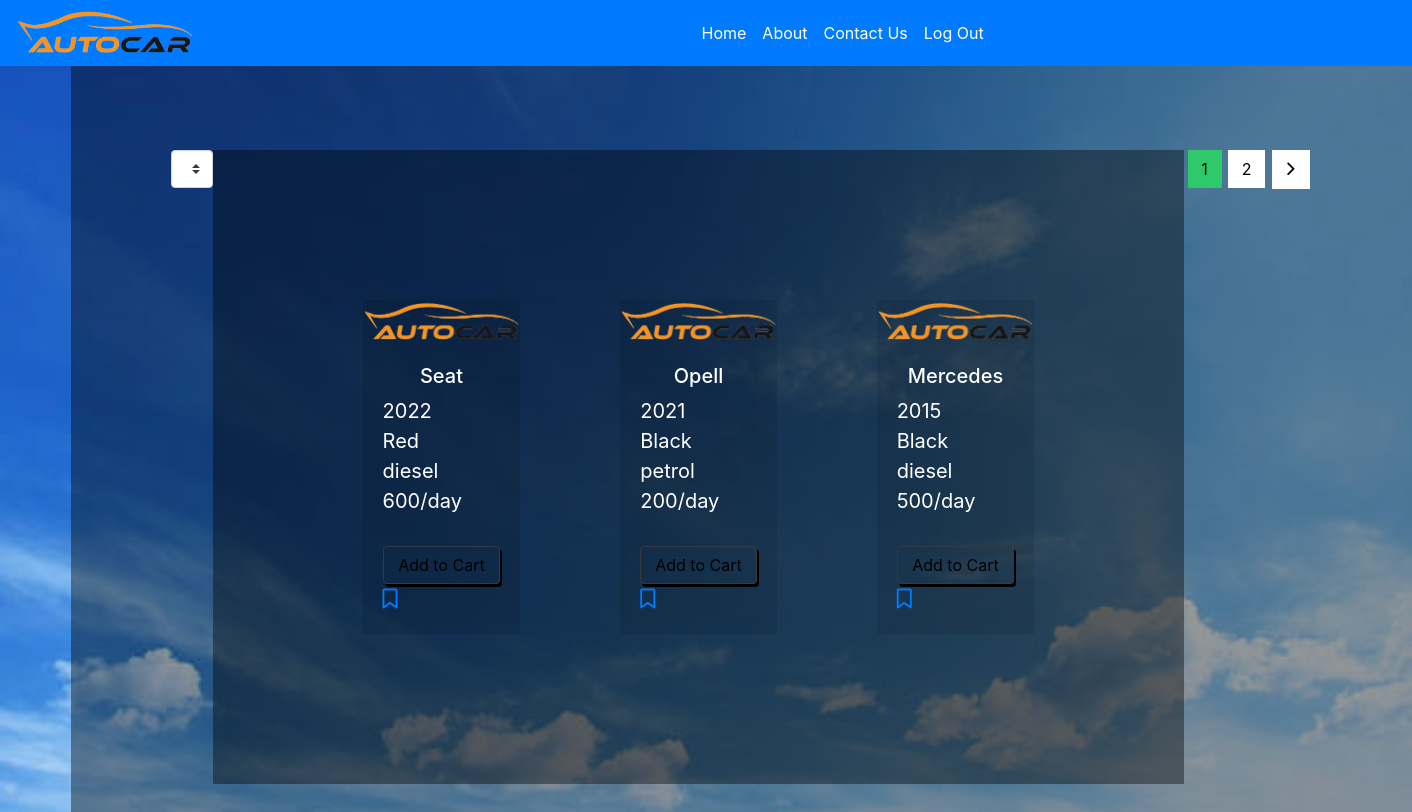
Screenshot of /user (signed in) with the database file from the repository.
### Solo_App/models.py (models this page shows)
class Car(models.Model):
    name = models.CharField(max_length=255)
    model = models.CharField(max_length=255)
    color = models.CharField(max_length=255)
    fuelType = models.CharField(max_length=255)
    price = models.IntegerField()
    rent_days = models.IntegerField(default=0)
    available = models.BooleanField(default=True)
    bookmarked = models.ManyToManyField(User,related_name="bookmarked")
    user = models.ForeignKey(User, related_name="users", on_delete = models.CASCADE)
    created_at = models.DateTimeField(auto_now_add=True)
    updated_at = models.DateTimeField(auto_now=True)
    objects = UserManager()

### Solo_App/views.py (the view)
# urls.py: path('user', views.user),
def user(request):
    user = User.objects.get(id=request.session['user_id'] )
    cars = Car.objects.all()
    p = Paginator(cars, 3)
    page = request.GET.get('page')
    cars = p.get_page(page)
    bookmarked = user.bookmarked.all()
    context = {
        'username' : user,
        'cars': cars,
        'bookmarked': bookmarked,
    }
    return render(request, 'user.html', context)

### Solo_App/templates/user.html (shortened to what this page needs)
    <!DOCTYPE html>
    <html lang="en">
    <head>
      {% load static %}
      <link rel="stylesheet" href="https://maxcdn.bootstrapcdn.com/bootstrap/4.5.2/css/bootstrap.min.css">
      <link href="{% static 'lib/ionicons/css/ionicons.min.css' %}" rel="stylesheet">
      <link href="{% static 'lib/ionicons/css/ionicons.css' %}" rel="stylesheet">
      <link rel="stylesheet" type="text/css" href="{% static 'css/user.css' %}">
    </head>
    <body>
      <nav id="navb" class="navbar navbar-expand-lg navbar-light bg-primary ">
        <img  src="../static/img/Logo1.png" alt="">
        <div class="collapse navbar-collapse " id="navbarNav">
          <ul class="navbar-nav">
            <li class="nav-item">
              <a class="nav-link text-white" href="/">Home</a>
            </li>
            <li class="nav-item">
              <a class="nav-link text-white" href="/">About</a>
            </li>
            <li class="nav-item">
              <a class="nav-link text-white" href="/">Contact Us</a>
            </li>
            <li class="nav-item">
              <a class="nav-link text-white" href="/logout">Log Out</a>
            </li>
          </ul>
        </div>
      </nav>
      <div class="body">
        <div class="grid-container">
          <div class="grid-option">
            <form>
              <select class="custom-select" id="sort">
                <option value="0" selected>All</option>
              </select>
          </div>
        <section id="cars">
        {% for car in cars%}
        <div id="back" class="grid-item">
        <div class="grid"  >
          <img class="card-img-top" src="../static/img/Logo1.png" alt="Card image cap">
          <div class="card-body">
            <h5 >{{car.name}}</h5>
            <span >{{car.model}}</span>&nbsp&nbsp&nbsp&nbsp&nbsp&nbsp&nbsp&nbsp&nbsp&nbsp&nbsp
            <span  >{{car.color}}</span>
             <br>
            <span >{{car.fuelType}}</span>&nbsp&nbsp&nbsp&nbsp&nbsp&nbsp&nbsp&nbsp&nbsp&nbsp&nbsp
            <span >{{car.price}}/day</span>
            <br>
            <br>
            <a  style="color: black;" id="book"  href="/book" class="btn btn-outline-dark">Add to Cart</a>
            {% if car in bookmarked %}
            <a id="link{{car.id}}" class="remFav fas fa-bookmark"><h3 id="id{{car.id}}" hidden>{{car.id}}</h3></a></a>
            {% else %}
            <a id="link{{car.id}}" class="addFav far fa-bookmark"><h3 id="id{{car.id}}" hidden>{{car.id}}</h3></a>
            {% endif %}
          </div>
        </div>
      </div>
        {% endfor%}
      </section>
        <div class="row">
          <div class="col-sm-12">
            <nav class="pagination-a">
              <ul class="pagination justify-content-end">
                <li class="page-item active">
                  <a class="page-link" href="#">{{cars.number}}</a>
                </li>
                {% if cars.has_next %}
                <li class="page-item">
                  <a class="page-link" href="?page={{cars.next_page_number}}">{{cars.next_page_number}}</a>
                </li>
                <li class="page-item next">
                  <a class="page-link" href="?page={{cars.next_page_number}}">
                    <span class="ion-ios-arrow-forward"></span>
                  </a>
                </li>
                {% endif %}
              </ul>
            </nav>
          </div>
        </div>
      </div>
      </div>
</body>
</html>

### Solo_App/static/css/user.css (style rules this page uses)
.grid-container { display: grid; grid-template-columns: auto auto auto; padding: 100px; text-align: center; background-color: rgba(0,0,0,.4); color: #fff; }
#cars { display: grid; grid-template-columns: auto auto auto; padding: 100px; text-align: center; background-color: rgba(0,0,0,.4); color: #fff; }
.grid-item { padding: 50px; font-size: 20px; text-align: left; }
.grid { background-color: rgba(0,0,0,.1); color: #fff; }
#navb { width: 100%; position: fixed; top: 0; left: 0; z-index: 1; }
nav img { height: 50px; }
.body { display: flex; width: 90%; margin: auto; margin-top: 50px; }
h5 { text-align: center; }
#back { background: none; }
#book { box-shadow:2px 3px; width: 100%; }
.pagination-a .pagination .page-link { margin: 0 .2rem; border-color: transparent; padding: .5rem .8rem; color: #000000; }
.pagination-a .pagination .page-link span { font-size: 1.2rem; }
.pagination-a .pagination .next .page-link { padding: .4rem .9rem; }
.pagination-a .pagination .page-item:last-child .page-link { border-top-right-radius: 0; border-bottom-right-radius: 0; }
.pagination-a .pagination .page-item:first-child .page-link { border-top-left-radius: 0; border-bottom-left-radius: 0; }
.pagination-a .pagination .page-item.active .page-link { background-color: #2eca6a; }
a { cursor: pointer; }

### Solo_App/templates/user.html (style rules this page uses)
body { background-image: url('../static/img/s.jpg'); background-repeat: no-repeat; background-attachment: fixed; background-size: 100% 100%; }

### rows the page displays
Car: name "Seat", model "2022", color "Red", fuelType "diesel", price "600"
Car: name "Opell", model "2021", color "Black", fuelType "petrol", price "200"
Car: name "Mercedes", model "2015", color "Black", fuelType "diesel", price "500"

### other values shown
{{ cars.number }} "1"
{{ cars.next_page_number }} "2"
